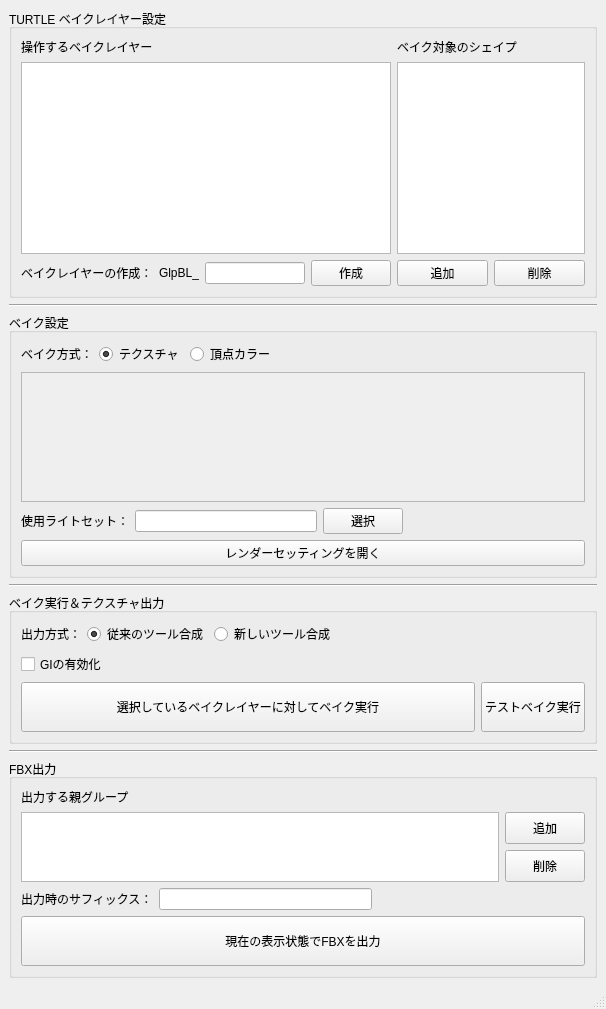
<?xml version="1.0" encoding="UTF-8"?>
<ui version="4.0">
 <class>MainWindow</class>
 <widget class="QMainWindow" name="MainWindow">
  <property name="geometry">
   <rect>
    <x>0</x>
    <y>0</y>
    <width>606</width>
    <height>986</height>
   </rect>
  </property>
  <property name="windowTitle">
   <string>MainWindow</string>
  </property>
  <widget class="QWidget" name="centralwidget">
   <layout class="QVBoxLayout" name="verticalLayout_4">
    <item>
     <widget class="QGroupBox" name="groupBox">
      <property name="sizePolicy">
       <sizepolicy hsizetype="Preferred" vsizetype="Fixed">
        <horstretch>0</horstretch>
        <verstretch>0</verstretch>
       </sizepolicy>
      </property>
      <property name="minimumSize">
       <size>
        <width>0</width>
        <height>0</height>
       </size>
      </property>
      <property name="maximumSize">
       <size>
        <width>16777215</width>
        <height>300</height>
       </size>
      </property>
      <property name="font">
       <font>
        <weight>50</weight>
        <bold>false</bold>
       </font>
      </property>
      <property name="title">
       <string>TURTLE ベイクレイヤー設定</string>
      </property>
      <property name="flat">
       <bool>false</bool>
      </property>
      <layout class="QHBoxLayout" name="horizontalLayout_5">
       <item>
        <layout class="QVBoxLayout" name="verticalLayout_5">
         <item>
          <widget class="QLabel" name="label_5">
           <property name="text">
            <string>操作するベイクレイヤー</string>
           </property>
          </widget>
         </item>
         <item>
          <layout class="QVBoxLayout" name="verticalLayout_11">
           <item>
            <widget class="QListWidget" name="bake_layer_node_custom_list">
             <property name="sizePolicy">
              <sizepolicy hsizetype="Minimum" vsizetype="Preferred">
               <horstretch>0</horstretch>
               <verstretch>0</verstretch>
              </sizepolicy>
             </property>
             <property name="minimumSize">
              <size>
               <width>370</width>
               <height>150</height>
              </size>
             </property>
             <property name="font">
              <font>
               <pointsize>9</pointsize>
               <weight>75</weight>
               <bold>true</bold>
              </font>
             </property>
            </widget>
           </item>
          </layout>
         </item>
         <item>
          <layout class="QHBoxLayout" name="horizontalLayout_6">
           <item>
            <widget class="QLabel" name="label_2">
             <property name="text">
              <string>ベイクレイヤーの作成：</string>
             </property>
            </widget>
           </item>
           <item>
            <widget class="QLabel" name="create_bake_layer_label">
             <property name="sizePolicy">
              <sizepolicy hsizetype="Preferred" vsizetype="Preferred">
               <horstretch>0</horstretch>
               <verstretch>0</verstretch>
              </sizepolicy>
             </property>
             <property name="minimumSize">
              <size>
               <width>0</width>
               <height>0</height>
              </size>
             </property>
             <property name="maximumSize">
              <size>
               <width>40</width>
               <height>16777215</height>
              </size>
             </property>
             <property name="text">
              <string>GlpBL_</string>
             </property>
            </widget>
           </item>
           <item>
            <widget class="QLineEdit" name="bake_layer_suffix_line">
             <property name="sizePolicy">
              <sizepolicy hsizetype="Preferred" vsizetype="Fixed">
               <horstretch>0</horstretch>
               <verstretch>0</verstretch>
              </sizepolicy>
             </property>
            </widget>
           </item>
           <item>
            <widget class="QPushButton" name="bake_layer_create_button">
             <property name="sizePolicy">
              <sizepolicy hsizetype="Fixed" vsizetype="Fixed">
               <horstretch>0</horstretch>
               <verstretch>0</verstretch>
              </sizepolicy>
             </property>
             <property name="text">
              <string>作成</string>
             </property>
            </widget>
           </item>
          </layout>
         </item>
        </layout>
       </item>
       <item>
        <layout class="QVBoxLayout" name="verticalLayout">
         <item>
          <widget class="QLabel" name="label_3">
           <property name="sizePolicy">
            <sizepolicy hsizetype="Preferred" vsizetype="Preferred">
             <horstretch>0</horstretch>
             <verstretch>0</verstretch>
            </sizepolicy>
           </property>
           <property name="minimumSize">
            <size>
             <width>0</width>
             <height>0</height>
            </size>
           </property>
           <property name="text">
            <string>ベイク対象のシェイプ</string>
           </property>
          </widget>
         </item>
         <item>
          <widget class="QListWidget" name="bake_obj_node_list">
           <property name="sizePolicy">
            <sizepolicy hsizetype="Expanding" vsizetype="Expanding">
             <horstretch>0</horstretch>
             <verstretch>0</verstretch>
            </sizepolicy>
           </property>
           <property name="minimumSize">
            <size>
             <width>0</width>
             <height>150</height>
            </size>
           </property>
          </widget>
         </item>
         <item>
          <layout class="QHBoxLayout" name="horizontalLayout">
           <item>
            <widget class="QPushButton" name="bake_obj_add_button">
             <property name="text">
              <string>追加</string>
             </property>
            </widget>
           </item>
           <item>
            <widget class="QPushButton" name="bake_obj_rem_button">
             <property name="text">
              <string>削除</string>
             </property>
            </widget>
           </item>
          </layout>
         </item>
        </layout>
       </item>
      </layout>
      <zorder></zorder>
     </widget>
    </item>
    <item>
     <widget class="Line" name="line_2">
      <property name="orientation">
       <enum>Qt::Horizontal</enum>
      </property>
     </widget>
    </item>
    <item>
     <widget class="QGroupBox" name="groupBox_3">
      <property name="title">
       <string>ベイク設定</string>
      </property>
      <layout class="QVBoxLayout" name="verticalLayout_2">
       <item>
        <layout class="QHBoxLayout" name="horizontalLayout_4">
         <item>
          <widget class="QLabel" name="label">
           <property name="text">
            <string>ベイク方式：</string>
           </property>
          </widget>
         </item>
         <item>
          <widget class="QRadioButton" name="bake_type_tex_radio">
           <property name="enabled">
            <bool>true</bool>
           </property>
           <property name="text">
            <string>テクスチャ</string>
           </property>
           <property name="checked">
            <bool>true</bool>
           </property>
          </widget>
         </item>
         <item>
          <widget class="QRadioButton" name="bake_type_vtx_radio">
           <property name="text">
            <string>頂点カラー</string>
           </property>
          </widget>
         </item>
         <item>
          <spacer name="horizontalSpacer_4">
           <property name="orientation">
            <enum>Qt::Horizontal</enum>
           </property>
           <property name="sizeHint" stdset="0">
            <size>
             <width>40</width>
             <height>20</height>
            </size>
           </property>
          </spacer>
         </item>
        </layout>
       </item>
       <item>
        <layout class="QVBoxLayout" name="setting_vertical_layout">
         <item>
          <widget class="QScrollArea" name="info_bake_setting_area">
           <property name="sizePolicy">
            <sizepolicy hsizetype="Preferred" vsizetype="Preferred">
             <horstretch>0</horstretch>
             <verstretch>0</verstretch>
            </sizepolicy>
           </property>
           <property name="minimumSize">
            <size>
             <width>0</width>
             <height>130</height>
            </size>
           </property>
           <property name="maximumSize">
            <size>
             <width>16777215</width>
             <height>130</height>
            </size>
           </property>
           <property name="widgetResizable">
            <bool>true</bool>
           </property>
           <widget class="QWidget" name="scrollAreaWidgetContents_4">
            <property name="geometry">
             <rect>
              <x>0</x>
              <y>0</y>
              <width>564</width>
              <height>128</height>
             </rect>
            </property>
            <layout class="QVBoxLayout" name="verticalLayout_8">
             <item>
              <widget class="QLabel" name="info_bake_setting_label_2">
               <property name="text">
                <string/>
               </property>
              </widget>
             </item>
            </layout>
           </widget>
          </widget>
         </item>
        </layout>
       </item>
       <item>
        <layout class="QHBoxLayout" name="horizontalLayout_2">
         <item>
          <widget class="QLabel" name="label_6">
           <property name="text">
            <string>使用ライトセット：</string>
           </property>
          </widget>
         </item>
         <item>
          <widget class="QLineEdit" name="light_set_line"/>
         </item>
         <item>
          <widget class="QPushButton" name="light_set_select_button">
           <property name="text">
            <string>選択</string>
           </property>
          </widget>
         </item>
         <item>
          <spacer name="horizontalSpacer_3">
           <property name="orientation">
            <enum>Qt::Horizontal</enum>
           </property>
           <property name="sizeHint" stdset="0">
            <size>
             <width>40</width>
             <height>20</height>
            </size>
           </property>
          </spacer>
         </item>
        </layout>
       </item>
       <item>
        <widget class="QPushButton" name="open_render_setting_button">
         <property name="text">
          <string>レンダーセッティングを開く</string>
         </property>
        </widget>
       </item>
      </layout>
      <zorder></zorder>
      <zorder>open_render_setting_button</zorder>
     </widget>
    </item>
    <item>
     <widget class="Line" name="line_3">
      <property name="orientation">
       <enum>Qt::Horizontal</enum>
      </property>
     </widget>
    </item>
    <item>
     <widget class="QGroupBox" name="groupBox_4">
      <property name="title">
       <string>ベイク実行＆テクスチャ出力</string>
      </property>
      <layout class="QVBoxLayout" name="verticalLayout_3">
       <item>
        <layout class="QHBoxLayout" name="horizontalLayout_7">
         <item>
          <widget class="QLabel" name="label_7">
           <property name="text">
            <string>出力方式：</string>
           </property>
          </widget>
         </item>
         <item>
          <widget class="QRadioButton" name="output_legacy_tool_radio">
           <property name="enabled">
            <bool>true</bool>
           </property>
           <property name="text">
            <string>従来のツール合成</string>
           </property>
           <property name="checked">
            <bool>true</bool>
           </property>
          </widget>
         </item>
         <item>
          <widget class="QRadioButton" name="output_new_tool_radio">
           <property name="text">
            <string>新しいツール合成</string>
           </property>
          </widget>
         </item>
         <item>
          <spacer name="horizontalSpacer_5">
           <property name="orientation">
            <enum>Qt::Horizontal</enum>
           </property>
           <property name="sizeHint" stdset="0">
            <size>
             <width>40</width>
             <height>20</height>
            </size>
           </property>
          </spacer>
         </item>
        </layout>
       </item>
       <item>
        <widget class="QCheckBox" name="use_gi_check">
         <property name="text">
          <string>GIの有効化</string>
         </property>
        </widget>
       </item>
       <item>
        <layout class="QHBoxLayout" name="horizontalLayout_8">
         <item>
          <widget class="QPushButton" name="exe_bake_button">
           <property name="sizePolicy">
            <sizepolicy hsizetype="Minimum" vsizetype="Fixed">
             <horstretch>0</horstretch>
             <verstretch>0</verstretch>
            </sizepolicy>
           </property>
           <property name="minimumSize">
            <size>
             <width>0</width>
             <height>50</height>
            </size>
           </property>
           <property name="text">
            <string>選択しているベイクレイヤーに対してベイク実行</string>
           </property>
          </widget>
         </item>
         <item>
          <widget class="QPushButton" name="exe_test_bake_button">
           <property name="sizePolicy">
            <sizepolicy hsizetype="Fixed" vsizetype="Fixed">
             <horstretch>0</horstretch>
             <verstretch>0</verstretch>
            </sizepolicy>
           </property>
           <property name="minimumSize">
            <size>
             <width>0</width>
             <height>50</height>
            </size>
           </property>
           <property name="text">
            <string>テストベイク実行</string>
           </property>
          </widget>
         </item>
        </layout>
       </item>
      </layout>
     </widget>
    </item>
    <item>
     <widget class="Line" name="line">
      <property name="orientation">
       <enum>Qt::Horizontal</enum>
      </property>
     </widget>
    </item>
    <item>
     <widget class="QGroupBox" name="groupBox_5">
      <property name="title">
       <string>FBX出力</string>
      </property>
      <layout class="QVBoxLayout" name="verticalLayout_7">
       <item>
        <widget class="QLabel" name="label_4">
         <property name="text">
          <string>出力する親グループ</string>
         </property>
        </widget>
       </item>
       <item>
        <layout class="QHBoxLayout" name="horizontalLayout_10">
         <item>
          <widget class="QListWidget" name="fbx_export_list">
           <property name="maximumSize">
            <size>
             <width>16777215</width>
             <height>16777215</height>
            </size>
           </property>
          </widget>
         </item>
         <item>
          <layout class="QVBoxLayout" name="verticalLayout_6">
           <item>
            <widget class="QPushButton" name="add_fbx_export_button">
             <property name="sizePolicy">
              <sizepolicy hsizetype="Minimum" vsizetype="Preferred">
               <horstretch>0</horstretch>
               <verstretch>0</verstretch>
              </sizepolicy>
             </property>
             <property name="text">
              <string>追加</string>
             </property>
            </widget>
           </item>
           <item>
            <widget class="QPushButton" name="rem_fbx_export_button">
             <property name="sizePolicy">
              <sizepolicy hsizetype="Minimum" vsizetype="Preferred">
               <horstretch>0</horstretch>
               <verstretch>0</verstretch>
              </sizepolicy>
             </property>
             <property name="text">
              <string>削除</string>
             </property>
            </widget>
           </item>
          </layout>
         </item>
        </layout>
       </item>
       <item>
        <layout class="QHBoxLayout" name="horizontalLayout_9">
         <item>
          <widget class="QLabel" name="label_8">
           <property name="text">
            <string>出力時のサフィックス：</string>
           </property>
          </widget>
         </item>
         <item>
          <widget class="QLineEdit" name="fbx_export_suffix_line"/>
         </item>
         <item>
          <spacer name="horizontalSpacer_2">
           <property name="orientation">
            <enum>Qt::Horizontal</enum>
           </property>
           <property name="sizeHint" stdset="0">
            <size>
             <width>40</width>
             <height>20</height>
            </size>
           </property>
          </spacer>
         </item>
        </layout>
       </item>
       <item>
        <widget class="QPushButton" name="export_fbx_button">
         <property name="minimumSize">
          <size>
           <width>0</width>
           <height>50</height>
          </size>
         </property>
         <property name="text">
          <string>現在の表示状態でFBXを出力</string>
         </property>
        </widget>
       </item>
      </layout>
     </widget>
    </item>
   </layout>
  </widget>
  <widget class="QStatusBar" name="statusbar"/>
 </widget>
 <resources/>
 <connections/>
</ui>
